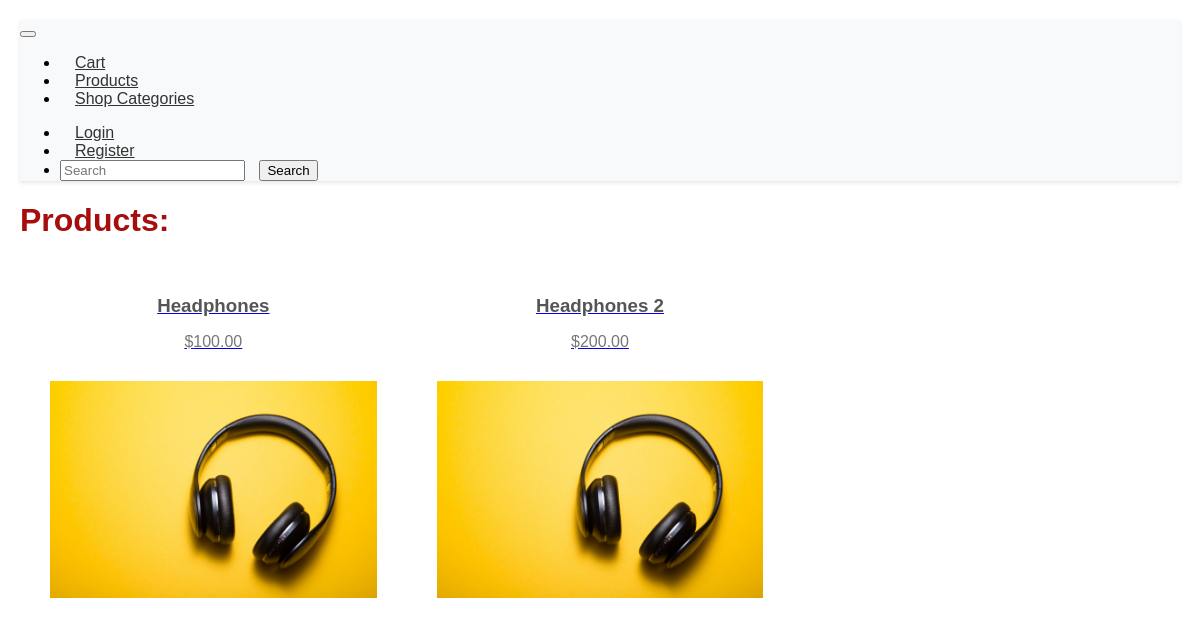
/shop/products/, run on an earlier commit of the app's database.
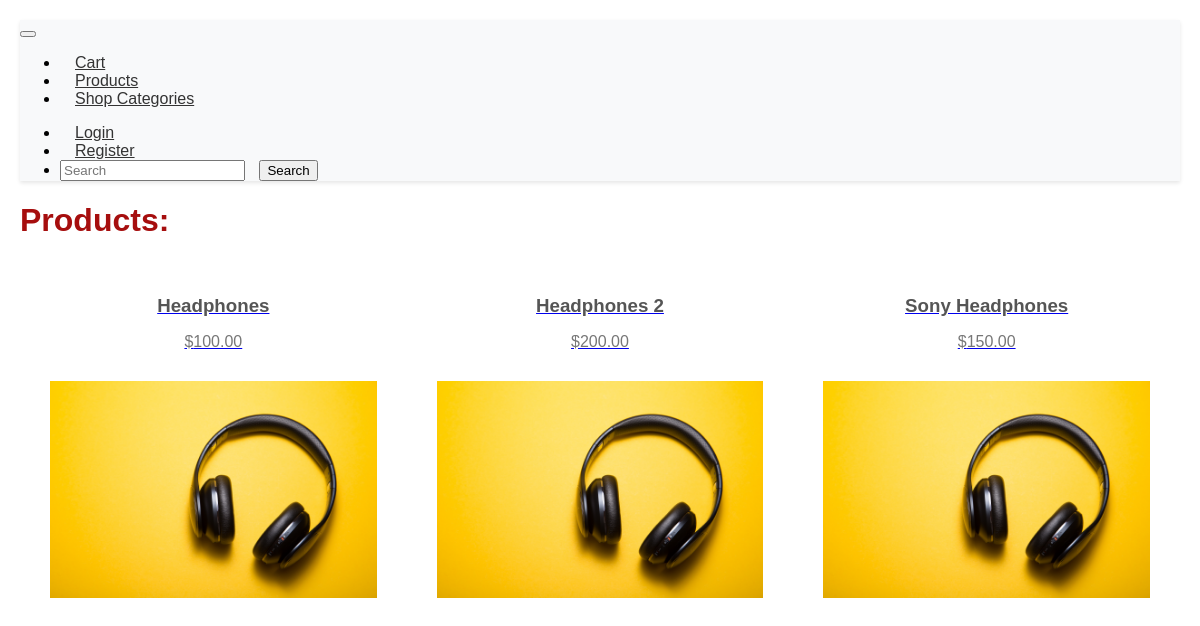
And on a later commit of the database.
### shop/models.py (models this page shows, shortened)
class Product(models.Model):
    name = models.SlugField(max_length=255, unique=True)
    description = models.TextField()
    price = models.DecimalField(max_digits=10, decimal_places=2)
    category = models.ForeignKey(Category, on_delete=models.CASCADE)
    image = models.ImageField(upload_to='images', null=True)

### shop/views.py (the view)
# urls.py: path('products/', views.products, name="products"),
def products(request):
    qs = Product.objects.all()
    context = {
        'objects' : qs
    }
    return render(request, "shop/products.html", context)

### shop/templates/shop/products.html (shortened to what this page needs)
{% load static %}
<!DOCTYPE html>
<html lang="en">
<head>
    <link rel="stylesheet" type="text/css" href="{% static 'css/style.css' %}">
</head>
<body>
    {% include 'shop/navBar.html' %}
    <h1>Products:</h1>
    <div class="product-container">
        <div class="product-grid">
            {% for object in objects %}
            <div class="product-item">
                <a href="{% url 'shop:productDetails' name=object.name %}" target="_blank">
                    <h3>{{object.name}}</h3>
                    <p>${{object.price}}</p>
                    <div class="product-item img">
                        <img alt="" src="{{ object.image.url }}">
                    </div>
                </a>
            </div>
            {% empty %}
            <p>No objects found</p>
            {% endfor %}
        </div>
    </div>
</body>
</html>

### shop/templates/shop/navBar.html (shortened to what this page needs)
{% load static %}
<link rel="stylesheet" type="text/css" href="{% static 'css/style.css' %}">
<nav class="navbar navbar-expand-lg navbar-light bg-light">
    <div class="container">
      <button class="navbar-toggler" type="button" data-toggle="collapse" data-target="#navbarNav"
        aria-controls="navbarNav" aria-expanded="false" aria-label="Toggle navigation">
      </button>
      <div class="collapse navbar-collapse" id="navbarNav">
        <ul class="navbar-nav mr-auto">
          <li class="nav-item">
            <a class="nav-link" href="{% url 'shop:cart' %}">Cart</a>
          </li>
          <li class="nav-item">
            <a class="nav-link" href="{% url 'shop:products' %}">Products</a>
          </li>
          <li class="nav-item dropdown">
            <a class="nav-link dropdown-toggle" href="#" id="navbarDropdown" role="button"
              data-toggle="dropdown" aria-haspopup="true" aria-expanded="false">
              Shop Categories
            </a>
          </li>
        </ul>
        <ul class="navbar-nav">
          {% if user.is_authenticated %}
            <li class="nav-item">
              <span class="navbar-text">Hello, {{ user.username }}!</span>
            </li>
            <li class="nav-item">
              <a href="{% url 'home' %}?next=/">Log out</a>
            </li>
          {% else %}
            <li class="nav-item">
              <a class="nav-link" href="{% url 'login' %}">Login</a>
            </li>
            <li class="nav-item">
              <a class="nav-link" href="{% url 'register' %}">Register</a>
            </li>
          {% endif %}
          <li class="nav-item">
            <form class="form-inline my-2 my-lg-0">
              <input class="form-control mr-sm-2" type="search" placeholder="Search" aria-label="Search">
              <button class="btn btn-outline-success my-2 my-sm-0" type="submit">Search</button>
            </form>
          </li>
        </ul>
      </div>
    </div>
  </nav>

### static/css/style.css (style rules this page uses)
body { font-family: 'Arial', sans-serif; margin: 20px; }
h1 { color: #a60e0e; }
.product-container { display: flex; justify-content: center; align-items: center; }
.product-grid { display: grid; grid-template-columns: repeat(auto-fill, minmax(250px, 1fr)); }
.product-item { padding: 15px; text-align: center; grid-template-columns: auto auto auto auto auto auto; transition: transform 0.3s ease-in-out; box-sizing: border-box; }
.product-item h3 { color: #555; margin-bottom: 10px; }
.product-item p { color: #777; margin-bottom: 15px; }
.product-item img { max-width: 100%; height: auto; }
@media (min-width: 768px) { .product-grid { grid-template-columns: repeat(3, 1fr); } }
.navbar { background-color: #f8f9fa; box-shadow: 0 2px 4px rgba(0, 0, 0, 0.1); }
.navbar-nav { margin-left: auto; }
.navbar-nav .nav-link { color: #333; padding: 8px 15px; }
.form-inline input, .form-inline button { margin-right: 10px; }

What changed in the data, as far as the page shows it:
added Product: name "Sony Headphones", price "150.00", image (picture)
